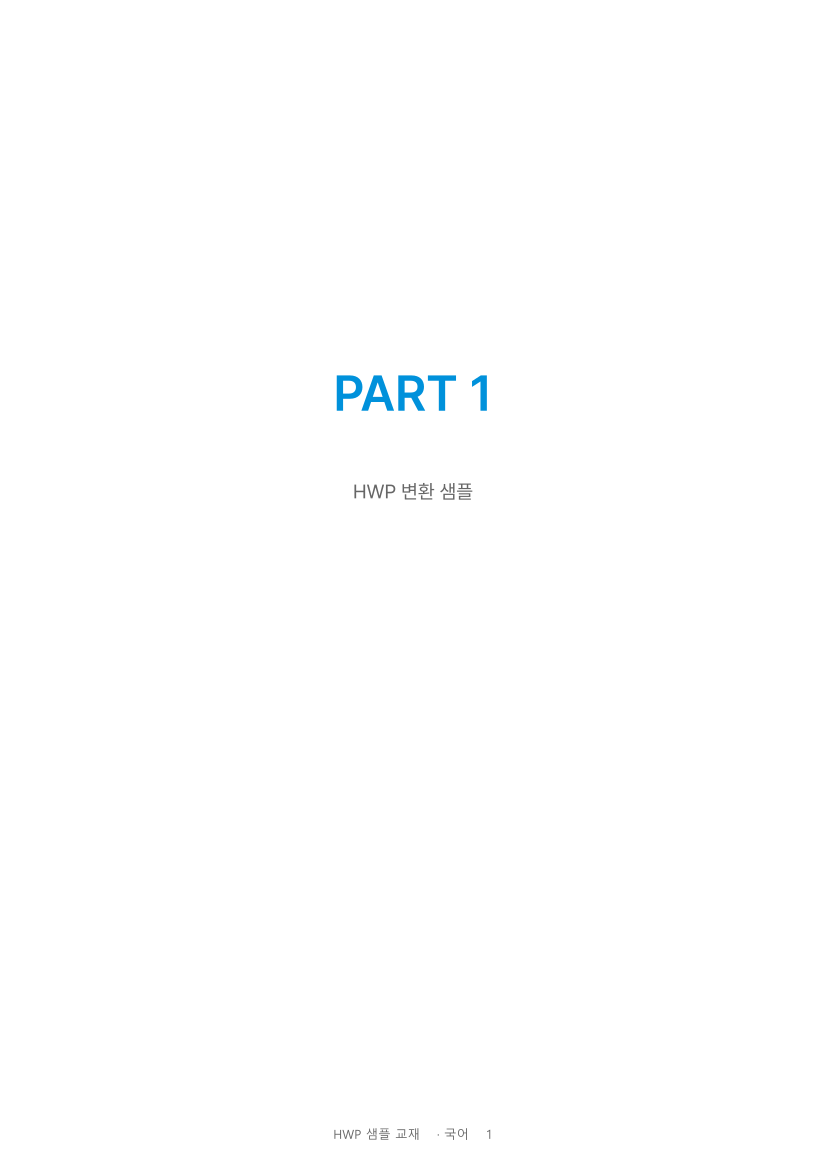

Write Python code to recreate this figure.
#!/usr/bin/env python
"""Render the product-quality HWP sample through the Preset Block Engine.

This is the QA sample that answers the real question:
  "If the operator builds the book as preset blocks, does it still look like the
   product-quality HWP -> simply-classic render?"

Input:
  experiments/idml-recon/hwp-simply-classic-sample.json

Output:
  experiments/idml-recon/block-engine-product.pdf
  experiments/idml-recon/block-engine-product-p{n}.png
  experiments/idml-recon/block-engine-product-sample.json
"""
from __future__ import annotations

import json
import subprocess
import sys
from pathlib import Path

try:
    sys.stdout.reconfigure(encoding="utf-8")
except AttributeError:
    pass

ROOT = Path(__file__).resolve().parent.parent.parent
WORK = ROOT / "experiments" / "idml-recon"
MAIN_TYP = ROOT / "typst-templates" / "edu" / "presets" / "simply-classic" / "main.typ"
SOURCE_JSON = WORK / "hwp-simply-classic-sample.json"
BASE = "block-engine-product"


def chapters_to_blocks(chapters):
    blocks = []
    part_no = 0
    passage_group_no = 0
    answer_no = 0

    for chapter in chapters:
        ctype = chapter.get("type")

        if ctype == "part-cover":
            part_no += 1
            blocks.append({
                "kind": "part-cover",
                "id": f"part-{part_no}",
                "label": chapter.get("label", f"PART {part_no}"),
                "subtitle": chapter.get("subtitle", ""),
            })

        elif ctype == "passages":
            for passage in chapter.get("passages", []):
                block = {
                    "kind": "passage",
                    "id": passage["id"],
                    "range": passage.get("range"),
                    "header": passage.get("header", ""),
                    "body": passage.get("body", ""),
                    "layout_mode": passage.get("layout_mode", "default"),
                }
                if "body_rich" in passage:
                    block["body_rich"] = passage["body_rich"]
                blocks.append(block)

                qs = [
                    q for q in chapter.get("questions", [])
                    if q.get("passage_id") == passage.get("id")
                ]
                if qs:
                    passage_group_no += 1
                    blocks.append({
                        "kind": "questions",
                        "id": f"qs-{passage_group_no}",
                        "passage_id": passage["id"],
                        "questions": qs,
                    })

            loose = [
                q for q in chapter.get("questions", [])
                if q.get("passage_id") is None
            ]
            if loose:
                passage_group_no += 1
                blocks.append({
                    "kind": "questions",
                    "id": f"qs-{passage_group_no}",
                    "passage_id": None,
                    "questions": loose,
                })

        elif ctype == "answer-key":
            answer_no += 1
            blocks.append({
                "kind": "quick-answer",
                "id": f"answer-{answer_no}",
                "answers": chapter.get("answers", {}),
            })

    return blocks


def blocks_to_chapters(blocks):
    chapters = []
    cur = None

    def flush():
        nonlocal cur
        if cur is not None:
            chapters.append(cur)
            cur = None

    for block in blocks:
        kind = block["kind"]

        if kind == "part-cover":
            flush()
            chapters.append({
                "type": "part-cover",
                "label": block["label"],
                "subtitle": block.get("subtitle", ""),
            })

        elif kind == "passage":
            if cur is None:
                cur = {"type": "passages", "passages": [], "questions": []}
            passage = {
                "id": block["id"],
                "range": block.get("range"),
                "header": block.get("header", ""),
                "body": block.get("body", ""),
                "layout_mode": block.get("layout_mode", "default"),
            }
            if "body_rich" in block:
                passage["body_rich"] = block["body_rich"]
            cur["passages"].append(passage)

        elif kind == "questions":
            if cur is None:
                cur = {"type": "passages", "passages": [], "questions": []}
            for question in block.get("questions", []):
                q = dict(question)
                q["passage_id"] = block.get("passage_id") or q.get("passage_id")
                cur["questions"].append(q)

        elif kind == "quick-answer":
            flush()
            chapters.append({
                "type": "answer-key",
                "answers": block.get("answers", {}),
            })

    flush()
    return chapters or [{"type": "passages", "passages": [], "questions": []}]


def render_pngs(pdf_path: Path):
    try:
        import fitz  # type: ignore
    except ImportError:
        print("[png] PyMuPDF not installed, skipping PNG render")
        return

    doc = fitz.open(str(pdf_path))
    print(f"[pdf] pages: {len(doc)}")
    for i in range(len(doc)):
        png_path = WORK / f"{BASE}-p{i + 1}.png"
        doc[i].get_pixmap(dpi=140).save(str(png_path))
        print(f"[png] p{i + 1} -> {png_path.relative_to(ROOT)}")
    doc.close()


def main() -> int:
    source = json.loads(SOURCE_JSON.read_text(encoding="utf-8"))
    blocks = chapters_to_blocks(source.get("chapters", []))
    edu_book = {
        **source,
        "blocks": blocks,
        "chapters": blocks_to_chapters(blocks),
    }

    sample_path = WORK / f"{BASE}-sample.json"
    sample_path.write_text(
        json.dumps(edu_book, ensure_ascii=False, indent=2),
        encoding="utf-8",
    )
    print(f"[sample] -> {sample_path.relative_to(ROOT)}")

    data_path = ROOT / "data.json"
    data_path.write_text(
        json.dumps(edu_book, ensure_ascii=False, indent=2),
        encoding="utf-8",
    )

    pdf_path = WORK / f"{BASE}.pdf"
    print(f"[typst] compile -> {pdf_path.relative_to(ROOT)}")
    proc = subprocess.run(
        ["typst", "compile", "--root", str(ROOT), str(MAIN_TYP), str(pdf_path)],
        capture_output=True,
    )
    try:
        data_path.unlink()
    except OSError:
        pass

    if proc.returncode != 0:
        print(proc.stderr.decode("utf-8", errors="replace")[:2000])
        return proc.returncode

    print(f"[pdf] -> {pdf_path.relative_to(ROOT)} ({pdf_path.stat().st_size // 1024} KB)")
    render_pngs(pdf_path)
    return 0


if __name__ == "__main__":
    sys.exit(main())
